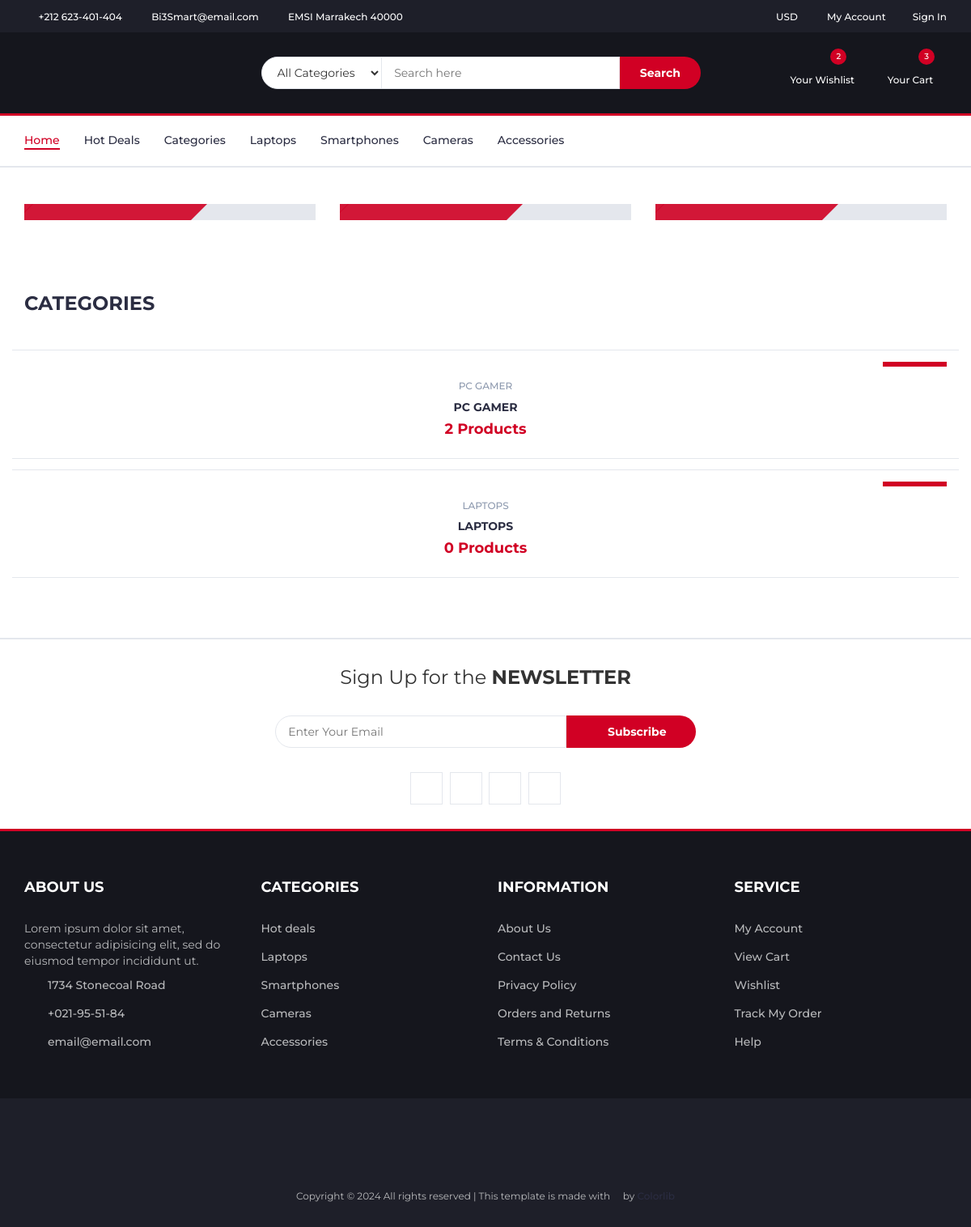
The page /category/ on the database its author committed.
### core/models.py (models this page shows, shortened)
class Category(models.Model):
    C_id= ShortUUIDField(unique=True, length=10, max_length=20,prefix="cat",alphabet="abcdefghijklmnop123456789")
    title = models.CharField(max_length=100,default="Title Category")
    image = models.ImageField(upload_to="category", default="category.jpg")
    class Meta:
        verbose_name_plural = "Categories"

### core/views.py (the view)
# urls.py: path("category/" , category_list_view , name="category_list"),
def category_list_view(request):
    categories = Category.objects.all()
    context = {
        "categories":categories,
    }
    return render(request,'core/category-list.html',context)

### templates/core/category-list.html (shortened to what this page needs)
{% extends 'partials/base.html'%}
{% load static %}
{% block content %}
   <nav id="navigation">
    <div class="container">
      <div id="responsive-nav">
        <ul class="main-nav nav navbar-nav">
          <li class="active"><a href="#">Home</a></li>
          <li><a href="#">Hot Deals</a></li>
          <li><a href="#">Categories</a></li>
          <li><a href="#">Laptops</a></li>
          <li><a href="#">Smartphones</a></li>
          <li><a href="#">Cameras</a></li>
          <li><a href="#">Accessories</a></li>
        </ul>
      </div>
    </div>
  </nav>
  <div class="section">
    <div class="container">
      <div class="row">
        <div class="col-md-4 col-xs-6">
          <div class="shop">
            <div class="shop-img">
            </div>
            <div class="shop-body">
            </div>
          </div>
        </div>
        <div class="col-md-4 col-xs-6">
          <div class="shop">
            <div class="shop-img">
            </div>
            <div class="shop-body">
            </div>
          </div>
        </div>
        <div class="col-md-4 col-xs-6">
          <div class="shop">
            <div class="shop-img">
            </div>
            <div class="shop-body">
            </div>
          </div>
        </div>
      </div>
    </div>
  </div>
  <div class="section">
    <div class="container">
      <div class="row">
        <div class="col-md-12">
          <div class="section-title">
            <h3 class="title">Categories</h3>
          </div>
        </div>
        <div class="col-md-12">
          <div class="row">
            <div class="products-tabs">
              <div id="tab1" class="tab-pane active">
                <div class="products-slick" data-nav="#slick-nav-1">
                  {% for category in categories%}
                        <div class="product">
                          <a href="{% url 'core:category_product_list' category.C_id%}">
                          <div class="product-img">
                            <div class="product-label">
                              <span class="new">Category</span>
                            </div>
                          </div>
                          <div class="product-body">
                            <p class="product-category">{{category.title}}</p>
                            <h3 class="product-name">
                              {{category.title}}
                            </h3>
                            <h4 class="product-price">
                              {{category.category.count}} Product{{category.category.count|pluralize:"s"}}
                            </h4>
                          </div>
                        </a>
                        </div>
                  {% endfor%}
                </div>
              </div>
            </div>
          </div>
        </div>
      </div>
    </div>
  </div>
  <div id="newsletter" class="section">
    <div class="container">
      <div class="row">
        <div class="col-md-12">
          <div class="newsletter">
            <p>Sign Up for the <strong>NEWSLETTER</strong></p>
            <form>
              <input
                class="input"
                type="email"
                placeholder="Enter Your Email"
              />
              <button class="newsletter-btn">
                <i class="fa fa-envelope"></i> Subscribe
              </button>
            </form>
            <ul class="newsletter-follow">
              <li>
                <a href="#"><i class="fa fa-facebook"></i></a>
              </li>
              <li>
                <a href="#"><i class="fa fa-twitter"></i></a>
              </li>
              <li>
                <a href="#"><i class="fa fa-instagram"></i></a>
              </li>
              <li>
                <a href="#"><i class="fa fa-pinterest"></i></a>
              </li>
            </ul>
          </div>
        </div>
      </div>
    </div>
  </div>
{% endblock content %}

### static/assets/css/style.css (style rules this page uses)
body { font-family: 'Montserrat', sans-serif; font-weight: 400; color: #333; }
h1, h2, h3, h4, h5, h6 { color: #2B2D42; font-weight: 700; margin: 0 0 10px; }
a { color: #2B2D42; font-weight: 500; -webkit-transition: 0.2s color; transition: 0.2s color; }
ul, ol { margin: 0; padding: 0; list-style: none }
.input { height: 40px; padding: 0px 15px; border: 1px solid #E4E7ED; background-color: #FFF; width: 100%; }
.section { padding-top: 30px; padding-bottom: 30px; }
.section-title { position: relative; margin-bottom: 30px; margin-top: 15px; }
.section-title .title { display: inline-block; text-transform: uppercase; margin: 0px; }
#navigation { background: #FFF; border-bottom: 2px solid #E4E7ED; border-top: 3px solid #D10024; }
.main-nav>li+li { margin-left: 30px }
.main-nav>li>a { padding: 20px 0px; }
.main-nav>li>a:hover, .main-nav>li>a:focus, .main-nav>li.active>a { color: #D10024; background-color: transparent; }
.main-nav>li>a:after { content: ""; display: block; width: 0%; height: 2px; background-color: #D10024; -webkit-transition: 0.2s all; transition: 0.2s all; }
.main-nav>li>a:hover:after, .main-nav>li>a:focus:after, .main-nav>li.active>a:after { width: 100%; }
.shop { position: relative; overflow: hidden; margin: 15px 0px; }
.shop:before { content: ""; position: absolute; top: 0; bottom: 0; left: 0px; width: 60%; background: #D10024; opacity: 0.9; -webkit-transform: skewX(-45deg); -ms-transform: skewX(-45deg); transform: skewX(-45deg); }
.shop:after { content: ""; position: absolute; top: 0; bottom: 0; left: 1px; width: 100%; background: #D10024; opacity: 0.9; -webkit-transform: skewX(-45deg) translateX(-100%); -ms-transform: skewX(-45deg) translateX(-100%); transform: skewX(-45deg) translateX(-100%); }
.shop .shop-img { position: relative; background-color: #E4E7ED; z-index: -1; }
.shop .shop-body { position: absolute; top: 0; width: 75%; padding: 30px; z-index: 10; }
.product { position: relative; margin: 15px 0px; -webkit-box-shadow: 0px 0px 0px 0px #E4E7ED, 0px 0px 0px 1px #E4E7ED; box-shadow: 0px 0px 0px 0px #E4E7ED, 0px 0px 0px 1px #E4E7ED; -webkit-transition: 0.2s all; transition: 0.2s all; }
.product .product-img { position: relative; }
.product .product-img .product-label { position: absolute; top: 15px; right: 15px; }
.product .product-img .product-label>span { border: 2px solid; padding: 2px 10px; font-size: 12px; }
.product .product-img .product-label>span.new { background-color: #D10024; border-color: #D10024; color: #FFF; }
.product .product-body { position: relative; padding: 15px; background-color: #FFF; text-align: center; z-index: 20; }
.product .product-body .product-category { text-transform: uppercase; font-size: 12px; color: #8D99AE; }
.product .product-body .product-name { text-transform: uppercase; font-size: 14px; }
.product .product-body .product-price { color: #D10024; font-size: 18px; }
.products-tabs>.tab-pane { display: block; height: 0; opacity: 0; visibility: hidden; overflow-y: hidden; padding-bottom: 60px; margin-bottom: -60px; }
.products-tabs>.tab-pane.active { opacity: 1; visibility: visible; height: auto; }
#newsletter.section { border-top: 2px solid #E4E7ED; border-bottom: 3px solid #D10024; margin-top: 30px; }
.newsletter { text-align: center; }
.newsletter p { font-size: 24px; }
.newsletter form { position: relative; max-width: 520px; margin: 30px auto; }
.newsletter form:after { content: "\f003"; font-family: FontAwesome; position: absolute; font-size: 160px; color: #E4E7ED; top: 15px; -webkit-transform: translateY(-50%) rotate(15deg); -ms-transform: translateY(-50%) rotate(15deg); transform: translateY(-50%) rotate(15deg); z-index: -1; left: -90px; }
.newsletter form .input { width: calc(100% - 160px); margin-right: -4px; border-radius: 40px 0px 0px 40px; }
.newsletter form .newsletter-btn { width: 160px; height: 40px; font-weight: 700; background: #D10024; color: #FFF; border: none; border-radius: 0px 40px 40px 0px; }
.newsletter .newsletter-follow { text-align: center; }
.newsletter .newsletter-follow li { display: inline-block; margin-right: 5px; }
.newsletter .newsletter-follow li:last-child { margin-right: 0px; }
.newsletter .newsletter-follow li a { position: relative; display: block; width: 40px; height: 40px; text-align: center; line-height: 40px; border: 1px solid #E4E7ED; background-color: #FFF; -webkit-transition: 0.2s all; transition: 0.2s all; }

### rows shown on the page
Category: title "PC GAMER", category.count "2"
Category: title "LAPTOPS", category.count "0"
